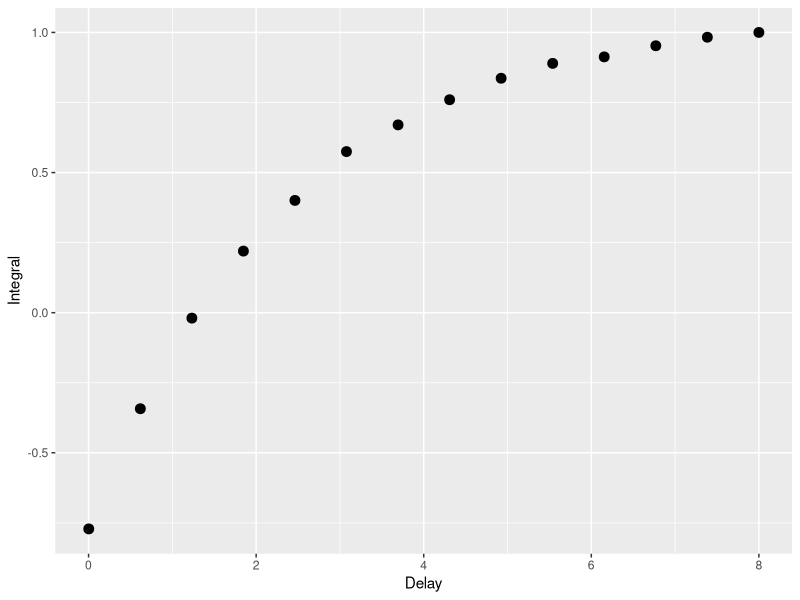
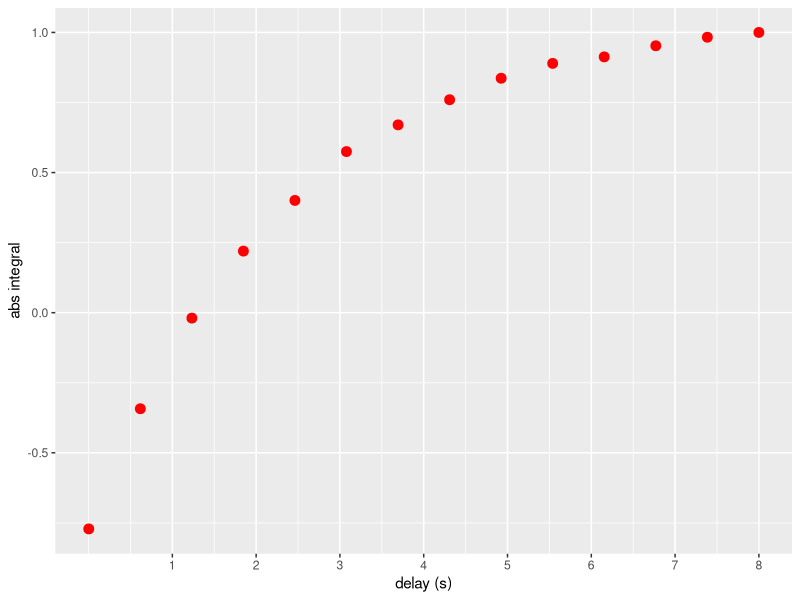
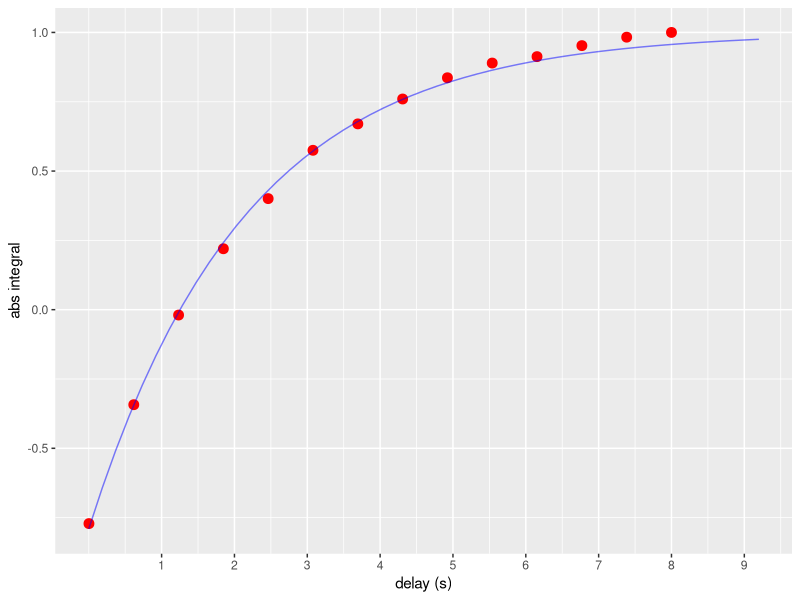

Write the R code that produced these figures, in order.
## ---- chunk 1
# load libraries
library(ggplot2) #library for plotting
library(reshape2) # library for reshaping data (tall-narrow <-> short-wide)
library(minpack.lm) # library for least squares fit using levenberg-marquart algorithm
## ---- chunk 2
setwd("~/Documents/Programs/ODNP_Analysis/Rstudio")
#load T1 data
df=read.csv(file="t1Integral101.csv", header=TRUE, sep=',')
names(df)=c("Integral","Error","Delay")
df1 <- df[c("Delay", "Integral")]
MaxIntegral <- df1$Integral[length(df1$Integral)] # find max abs value for integral
MaxDelay <- df1$Delay[length(df1$Integral)]
df1$Integral <- df1$Integral/MaxIntegral # normalization
## ---- chunk 3

ggplot(data=df1,aes(x=Delay,y=Integral))+geom_point(size=3)
## ---- chunk 4
f_T1 <- function(t, a, T1) {
    1-2*a*exp(-t/T1)
}

fit <- nls(Integral~f_T1(Delay,a,T1), data=df1, start=list(a=1, T1=1))
summary(fit)
parameter.est <- as.list(coef(fit))
## ---- chunk 5
# simulated predicted profile at estimated parameter values

time_fitted <- seq(0, MaxDelay*1.15, MaxDelay*1.15/50)
fitted.data <- data.frame(x=time_fitted, y=predict(fit, list(Delay = time_fitted)))

# plot
ggplot(df1,aes(x=Delay,y=Integral)) + geom_point(color="red", size=3) + scale_x_continuous(breaks=1:10) + xlab("delay (s)")+ylab("abs integral")

last_plot() + geom_line(data = fitted.data, aes(x=x, y=y), color ='blue', alpha=.5) 

T1 <- parameter.est$T1
T1
